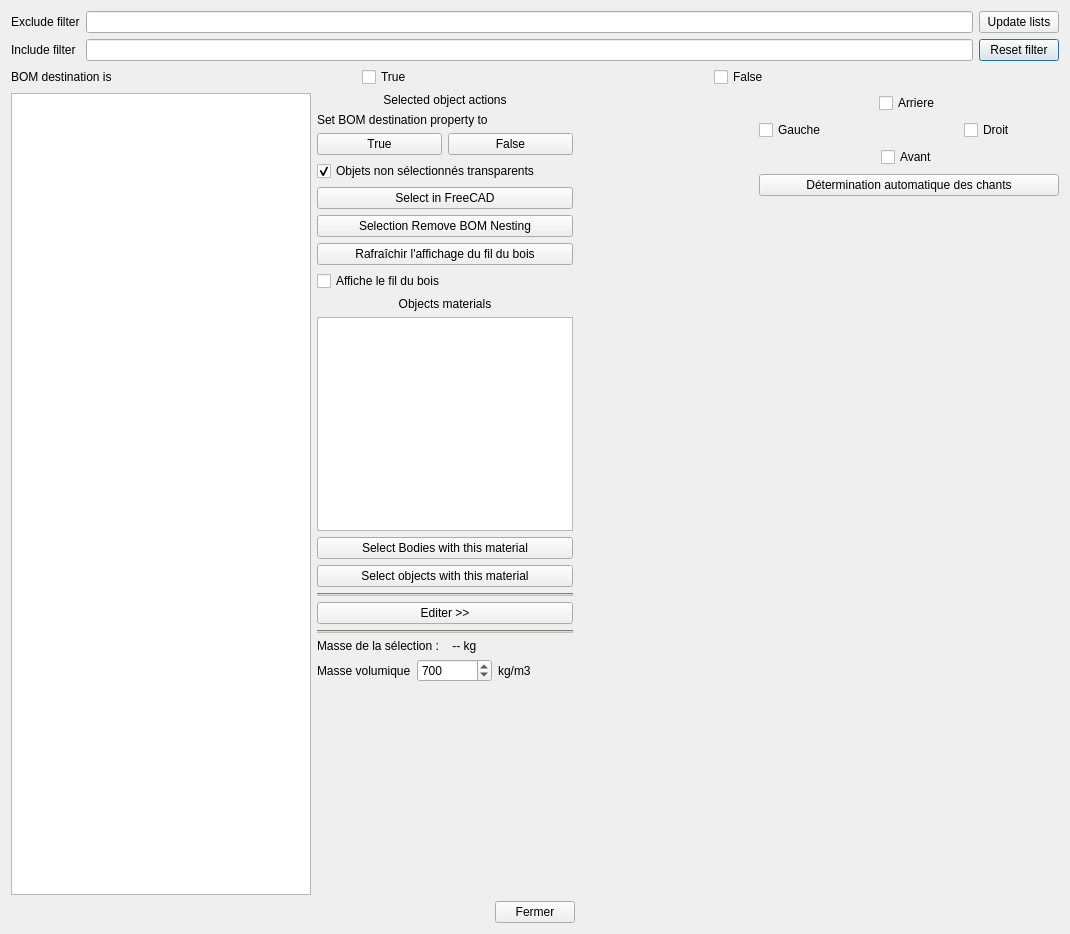
<?xml version="1.0" encoding="UTF-8"?>
<ui version="4.0">
 <class>Dialog</class>
 <widget class="QDialog" name="Dialog">
  <property name="geometry">
   <rect>
    <x>0</x>
    <y>0</y>
    <width>1070</width>
    <height>934</height>
   </rect>
  </property>
  <property name="windowTitle">
   <string>BOM toolkit</string>
  </property>
  <layout class="QVBoxLayout" name="verticalLayout_2">
   <property name="sizeConstraint">
    <enum>QLayout::SizeConstraint::SetDefaultConstraint</enum>
   </property>
   <item>
    <layout class="QGridLayout" name="gridLayout">
     <item row="0" column="1">
      <widget class="QLineEdit" name="excludeFilter_lineEdit">
       <property name="clearButtonEnabled">
        <bool>true</bool>
       </property>
      </widget>
     </item>
     <item row="1" column="1">
      <widget class="QLineEdit" name="includeFilter_lineEdit">
       <property name="clearButtonEnabled">
        <bool>true</bool>
       </property>
      </widget>
     </item>
     <item row="1" column="0">
      <widget class="QLabel" name="label_7">
       <property name="text">
        <string>Include filter</string>
       </property>
      </widget>
     </item>
     <item row="1" column="2">
      <widget class="QPushButton" name="resetFilter_pushButton">
       <property name="text">
        <string>Reset filter</string>
       </property>
      </widget>
     </item>
     <item row="0" column="0">
      <widget class="QLabel" name="label_6">
       <property name="text">
        <string>Exclude filter</string>
       </property>
      </widget>
     </item>
     <item row="0" column="2">
      <widget class="QPushButton" name="excludeFilter_update_pushButton">
       <property name="text">
        <string>Update lists</string>
       </property>
      </widget>
     </item>
    </layout>
   </item>
   <item>
    <layout class="QHBoxLayout" name="horizontalLayout">
     <item>
      <widget class="QLabel" name="label">
       <property name="text">
        <string>BOM destination is</string>
       </property>
      </widget>
     </item>
     <item>
      <widget class="QCheckBox" name="BOM_True_checkBox">
       <property name="text">
        <string>True</string>
       </property>
      </widget>
     </item>
     <item>
      <widget class="QCheckBox" name="BOM_False_checkBox">
       <property name="text">
        <string>False</string>
       </property>
      </widget>
     </item>
    </layout>
   </item>
   <item>
    <layout class="QHBoxLayout" name="horizontalLayout_3">
     <item>
      <widget class="QListView" name="BOM_objects_listView">
       <property name="minimumSize">
        <size>
         <width>300</width>
         <height>0</height>
        </size>
       </property>
       <property name="selectionMode">
        <enum>QAbstractItemView::SelectionMode::ExtendedSelection</enum>
       </property>
       <property name="iconSize">
        <size>
         <width>16</width>
         <height>16</height>
        </size>
       </property>
      </widget>
     </item>
     <item>
      <layout class="QVBoxLayout" name="verticalLayout">
       <item>
        <widget class="QLabel" name="label_2">
         <property name="text">
          <string>Selected object actions</string>
         </property>
         <property name="alignment">
          <set>Qt::AlignmentFlag::AlignCenter</set>
         </property>
        </widget>
       </item>
       <item>
        <widget class="QLabel" name="label_3">
         <property name="text">
          <string>Set BOM destination property to</string>
         </property>
        </widget>
       </item>
       <item>
        <layout class="QHBoxLayout" name="horizontalLayout_2">
         <item>
          <widget class="QPushButton" name="setBOMtoTrue_pushButton">
           <property name="text">
            <string>True</string>
           </property>
          </widget>
         </item>
         <item>
          <widget class="QPushButton" name="setBOMtoFalse_pushButton">
           <property name="text">
            <string>False</string>
           </property>
          </widget>
         </item>
        </layout>
       </item>
       <item>
        <widget class="QCheckBox" name="Transparency_checkBox">
         <property name="text">
          <string>Objets non sélectionnés transparents</string>
         </property>
         <property name="checked">
          <bool>true</bool>
         </property>
        </widget>
       </item>
       <item>
        <widget class="QPushButton" name="selectFreeCAD_pushButton">
         <property name="text">
          <string>Select in FreeCAD</string>
         </property>
        </widget>
       </item>
       <item>
        <widget class="QPushButton" name="RemoveBOMandNestingProperties_pushButton">
         <property name="text">
          <string>Selection Remove BOM Nesting</string>
         </property>
        </widget>
       </item>
       <item>
        <widget class="QPushButton" name="WoodGrainDisplay_pushButton">
         <property name="text">
          <string>Rafraîchir l'affichage du fil du bois</string>
         </property>
        </widget>
       </item>
       <item>
        <widget class="QCheckBox" name="WoodGrainDisplay_checkBox">
         <property name="text">
          <string>Affiche le fil du bois</string>
         </property>
        </widget>
       </item>
       <item>
        <widget class="QLabel" name="label_4">
         <property name="text">
          <string>Objects materials</string>
         </property>
         <property name="alignment">
          <set>Qt::AlignmentFlag::AlignCenter</set>
         </property>
        </widget>
       </item>
       <item>
        <widget class="QListView" name="material_listView"/>
       </item>
       <item>
        <widget class="QPushButton" name="selectBodiesOfMat_pushButton">
         <property name="text">
          <string>Select Bodies with this material</string>
         </property>
        </widget>
       </item>
       <item>
        <widget class="QPushButton" name="selectObjectsOfMat_pushButton">
         <property name="text">
          <string>Select objects with this material</string>
         </property>
        </widget>
       </item>
       <item>
        <widget class="QFrame" name="frame">
         <property name="styleSheet">
          <string notr="true">background-color: rgb(192, 191, 188);</string>
         </property>
         <property name="frameShape">
          <enum>QFrame::Shape::HLine</enum>
         </property>
         <property name="frameShadow">
          <enum>QFrame::Shadow::Sunken</enum>
         </property>
        </widget>
       </item>
       <item>
        <widget class="QPushButton" name="Edit_pushButton">
         <property name="text">
          <string>Editer &gt;&gt;</string>
         </property>
        </widget>
       </item>
       <item>
        <widget class="QFrame" name="frame_2">
         <property name="styleSheet">
          <string notr="true">background-color: rgb(192, 191, 188);</string>
         </property>
         <property name="frameShape">
          <enum>QFrame::Shape::HLine</enum>
         </property>
         <property name="frameShadow">
          <enum>QFrame::Shadow::Sunken</enum>
         </property>
        </widget>
       </item>
       <item>
        <layout class="QHBoxLayout" name="horizontalLayout_8">
         <item>
          <widget class="QLabel" name="label_5">
           <property name="text">
            <string>Masse de la sélection : </string>
           </property>
          </widget>
         </item>
         <item>
          <widget class="QLabel" name="masse_label">
           <property name="text">
            <string> -- kg</string>
           </property>
          </widget>
         </item>
        </layout>
       </item>
       <item>
        <layout class="QHBoxLayout" name="horizontalLayout_5">
         <item>
          <widget class="QLabel" name="label_8">
           <property name="text">
            <string>Masse volumique</string>
           </property>
          </widget>
         </item>
         <item>
          <widget class="QSpinBox" name="masseVolumique_spinBox">
           <property name="maximum">
            <number>10000</number>
           </property>
           <property name="value">
            <number>700</number>
           </property>
          </widget>
         </item>
         <item>
          <widget class="QLabel" name="label_9">
           <property name="text">
            <string>kg/m3</string>
           </property>
          </widget>
         </item>
        </layout>
       </item>
       <item>
        <spacer name="verticalSpacer">
         <property name="orientation">
          <enum>Qt::Orientation::Vertical</enum>
         </property>
         <property name="sizeHint" stdset="0">
          <size>
           <width>20</width>
           <height>40</height>
          </size>
         </property>
        </spacer>
       </item>
      </layout>
     </item>
     <item>
      <spacer name="horizontalSpacer_3">
       <property name="orientation">
        <enum>Qt::Orientation::Horizontal</enum>
       </property>
       <property name="sizeHint" stdset="0">
        <size>
         <width>40</width>
         <height>20</height>
        </size>
       </property>
      </spacer>
     </item>
     <item>
      <widget class="QWidget" name="EdgeBand_widget" native="true">
       <property name="minimumSize">
        <size>
         <width>300</width>
         <height>0</height>
        </size>
       </property>
       <layout class="QVBoxLayout" name="verticalLayout_4">
        <property name="spacing">
         <number>7</number>
        </property>
        <property name="leftMargin">
         <number>0</number>
        </property>
        <property name="topMargin">
         <number>0</number>
        </property>
        <property name="rightMargin">
         <number>0</number>
        </property>
        <property name="bottomMargin">
         <number>0</number>
        </property>
        <item>
         <layout class="QVBoxLayout" name="verticalLayout_3">
          <item>
           <layout class="QHBoxLayout" name="horizontalLayout_6">
            <item>
             <spacer name="horizontalSpacer_4">
              <property name="orientation">
               <enum>Qt::Orientation::Horizontal</enum>
              </property>
              <property name="sizeHint" stdset="0">
               <size>
                <width>40</width>
                <height>20</height>
               </size>
              </property>
             </spacer>
            </item>
            <item>
             <widget class="QCheckBox" name="RearEdgeBand_checkBox">
              <property name="layoutDirection">
               <enum>Qt::LayoutDirection::LeftToRight</enum>
              </property>
              <property name="text">
               <string>Arriere</string>
              </property>
             </widget>
            </item>
            <item>
             <spacer name="horizontalSpacer_5">
              <property name="orientation">
               <enum>Qt::Orientation::Horizontal</enum>
              </property>
              <property name="sizeHint" stdset="0">
               <size>
                <width>40</width>
                <height>20</height>
               </size>
              </property>
             </spacer>
            </item>
           </layout>
          </item>
          <item>
           <layout class="QHBoxLayout" name="horizontalLayout_4">
            <item>
             <widget class="QCheckBox" name="LeftEdgeBand_checkBox">
              <property name="text">
               <string>Gauche</string>
              </property>
             </widget>
            </item>
            <item>
             <widget class="QLabel" name="Panel_label">
              <property name="text">
               <string/>
              </property>
              <property name="pixmap">
               <pixmap>Icons/planche.png</pixmap>
              </property>
              <property name="scaledContents">
               <bool>true</bool>
              </property>
             </widget>
            </item>
            <item>
             <widget class="QCheckBox" name="RightEdgeBand_checkBox">
              <property name="text">
               <string>Droit</string>
              </property>
             </widget>
            </item>
           </layout>
          </item>
          <item>
           <layout class="QHBoxLayout" name="horizontalLayout_7">
            <item>
             <spacer name="horizontalSpacer_6">
              <property name="orientation">
               <enum>Qt::Orientation::Horizontal</enum>
              </property>
              <property name="sizeHint" stdset="0">
               <size>
                <width>40</width>
                <height>20</height>
               </size>
              </property>
             </spacer>
            </item>
            <item>
             <widget class="QCheckBox" name="FrontEdgeBand_checkBox">
              <property name="text">
               <string>Avant</string>
              </property>
             </widget>
            </item>
            <item>
             <spacer name="horizontalSpacer_7">
              <property name="orientation">
               <enum>Qt::Orientation::Horizontal</enum>
              </property>
              <property name="sizeHint" stdset="0">
               <size>
                <width>40</width>
                <height>20</height>
               </size>
              </property>
             </spacer>
            </item>
           </layout>
          </item>
          <item>
           <widget class="QPushButton" name="AutoEdgeBand_pushButton">
            <property name="text">
             <string>Détermination automatique des chants</string>
            </property>
           </widget>
          </item>
          <item>
           <spacer name="verticalSpacer_2">
            <property name="orientation">
             <enum>Qt::Orientation::Vertical</enum>
            </property>
            <property name="sizeHint" stdset="0">
             <size>
              <width>20</width>
              <height>40</height>
             </size>
            </property>
           </spacer>
          </item>
         </layout>
        </item>
       </layout>
      </widget>
     </item>
    </layout>
   </item>
   <item>
    <layout class="QHBoxLayout" name="OkCancel_horizontalLayout">
     <item>
      <spacer name="horizontalSpacer">
       <property name="orientation">
        <enum>Qt::Orientation::Horizontal</enum>
       </property>
       <property name="sizeHint" stdset="0">
        <size>
         <width>40</width>
         <height>20</height>
        </size>
       </property>
      </spacer>
     </item>
     <item>
      <widget class="QPushButton" name="Close_pushButton">
       <property name="text">
        <string>Fermer</string>
       </property>
      </widget>
     </item>
     <item>
      <spacer name="horizontalSpacer_2">
       <property name="orientation">
        <enum>Qt::Orientation::Horizontal</enum>
       </property>
       <property name="sizeHint" stdset="0">
        <size>
         <width>40</width>
         <height>20</height>
        </size>
       </property>
      </spacer>
     </item>
    </layout>
   </item>
  </layout>
 </widget>
 <resources/>
 <connections/>
</ui>
